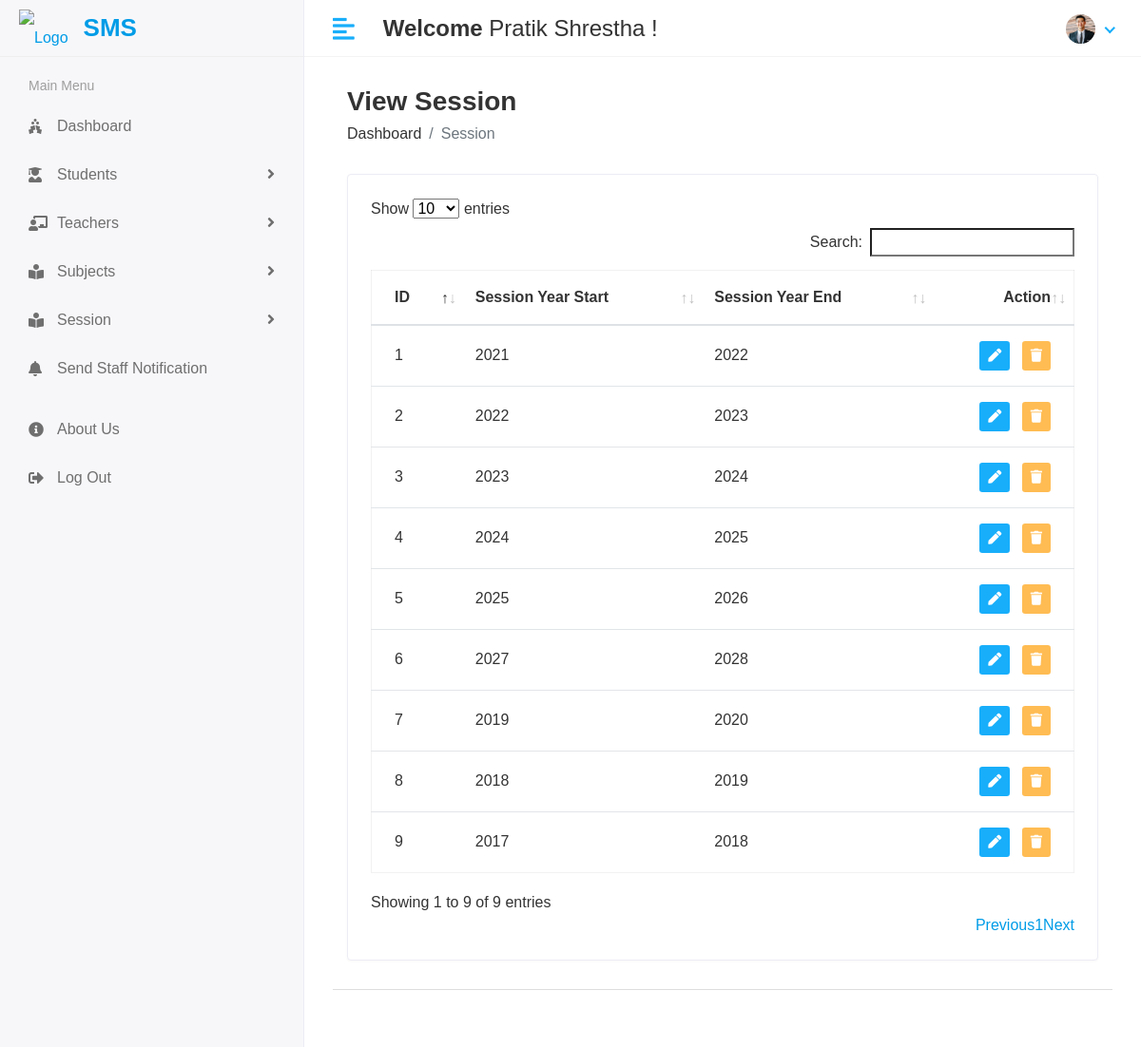
The page /Hod/Session/View (signed in) on the database as committed earlier.
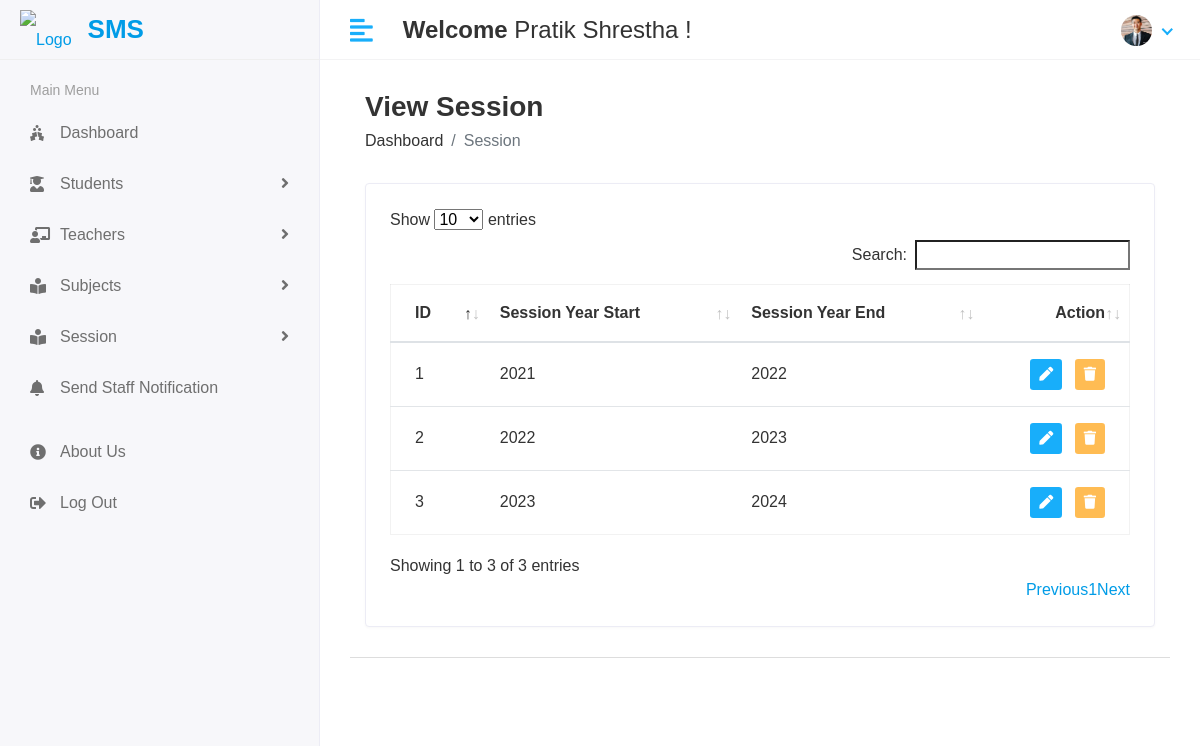
The same page on the database as committed later.
### sms/models.py (models this page shows, shortened)
class Session_Year(models.Model):
    session_start=models.CharField(max_length=100)
    session_end=models.CharField(max_length=100)

### student_management_system/Hod_Views.py (the view)
# urls.py: path('Hod/Session/View',Hod_Views.VIEW_SESSION,name='view_session'),
def VIEW_SESSION(request):
    session = Session_Year.objects.all()
    context = {
        'session' : session,
    }
    return render(request,'Hod/view_session.html',context)

### templates/Hod/view_session.html (shortened to what this page needs)
{% extends 'base.html' %}
{% load static %}
{% block content %}
<div class="content container-fluid">
    <div class="page-header">
       <div class="row align-items-center">
          <div class="col">
             <h3 class="page-title">View Session</h3>
             <ul class="breadcrumb">
                <li class="breadcrumb-item"><a href="index.html">Dashboard</a></li>
                <li class="breadcrumb-item active">Session</li>
             </ul>
          </div>
       </div>
    </div>
    <div class="row">
       <div class="col-sm-12">
          <div class="card card-table">
             <div class="card-body">
                <div class="table-responsive">
                   <table id="table_id"class="table table-hover table-center mb-0 ">
                      <thead>
                         <tr>
                            <th>ID</th>
                            <th>Session Year Start</th>
                            <th>Session Year End</th>
                            <th class="text-right">Action</th>
                         </tr>
                      </thead>
                      <tbody>
                        {% for i in session %}
                        <tr>
                            <td>{{i.id}}</td>
                            <td>{{i.session_start}}</td>
                            <td>{{i.session_end}}</td>
                            <td class="text-right">
                                <div class="actions">
                                    <a href="{% url 'edit_session' i.id%}" class="btn btn-sm bg-success-light mr-2">
                                        <i class="fas fa-pen"></i>
                                    </a>
                                    <a href="{% url 'delete_session' i.id %}" class="btn btn-sm bg-danger-light">
                                        <i class="fas fa-trash"></i>
                                        </a>
                                </div>
                            </td>
                         </tr>
                         {% endfor %}
                      </tbody>
                   </table>
                </div>
             </div>
          </div>
       </div>
    </div>
 </div>
{% endblock %}

Rows that differ between the two databases and show on the page:
removed Session_Year: id "4", session_start "2024", session_end "2025"
removed Session_Year: id "5", session_start "2025", session_end "2026"
removed Session_Year: id "6", session_start "2027", session_end "2028"
removed Session_Year: id "7", session_start "2019", session_end "2020"
removed Session_Year: id "8", session_start "2018", session_end "2019"
removed Session_Year: id "9", session_start "2017", session_end "2018"
Other text that changed with them:
text written by a page script: "Show entries Search: Showing 1 to 9 of 9 entries Previous 1 Next" → "Show entries Search: Showing 1 to 3 of 3 entries Previous 1 Next"
